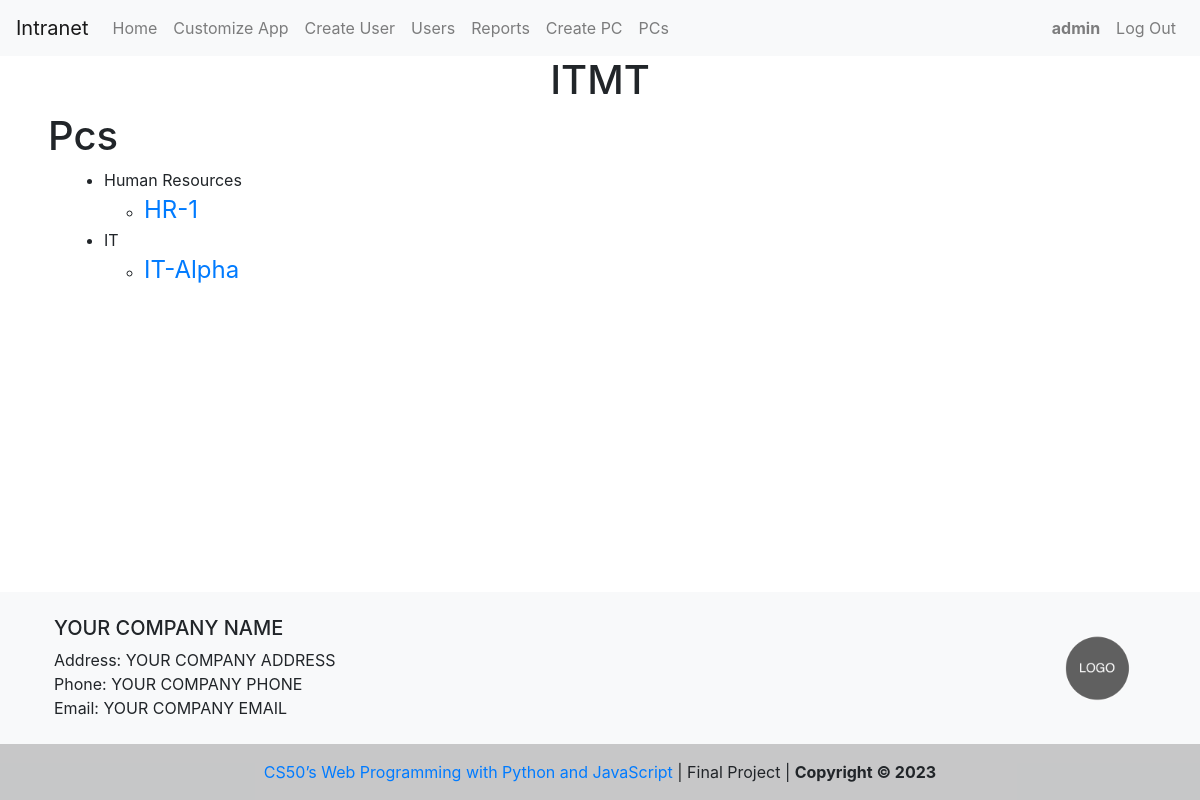
/pcs (signed in), run on an earlier commit of the app's database.
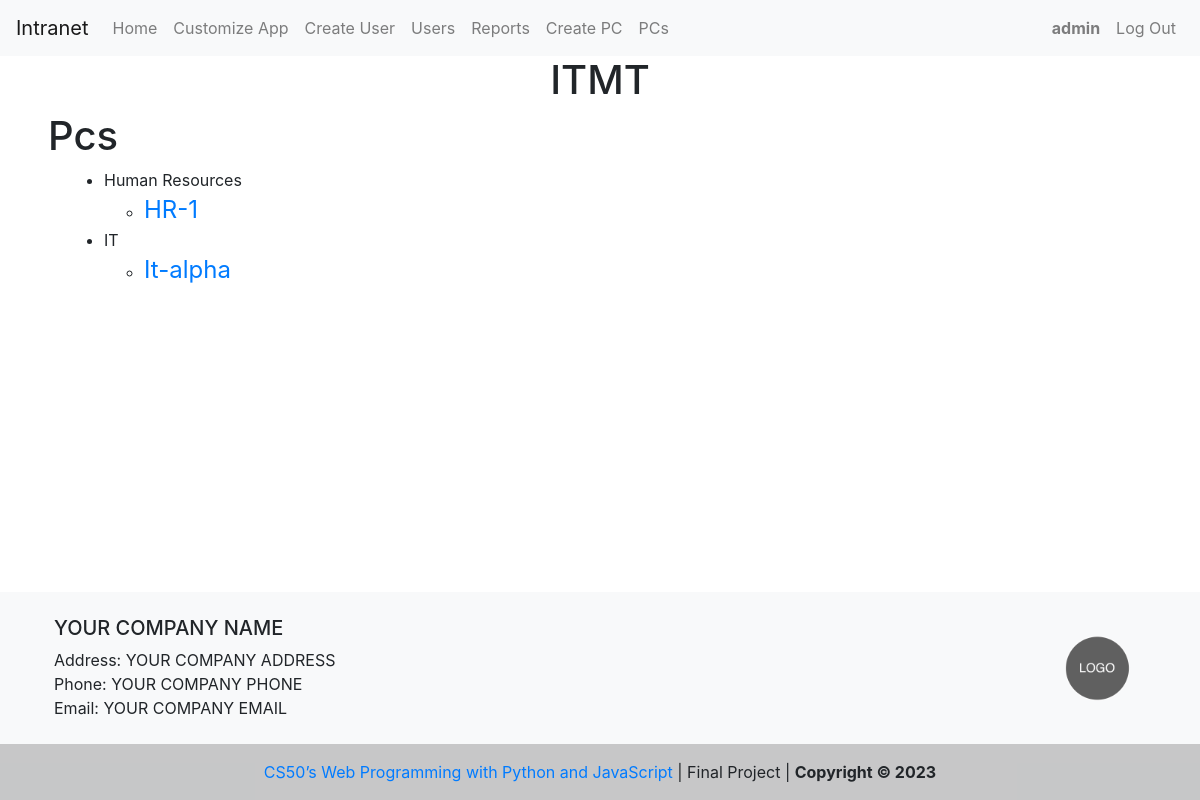
And on a later commit of the database.
### capstone/models.py (models this page shows)
class Computer(models.Model):
    created_at = models.DateTimeField(auto_now_add=True)
    responsible = models.CharField(max_length=255, default="")
    department = models.CharField(max_length=255)
    seal_number = models.CharField(max_length=255, unique=True)
    computer_name = models.CharField(max_length=255, unique=True)
    inventory_number_pc = models.CharField(max_length=255)
    motherboard_brand = models.CharField(max_length=255)
    motherboard_model = models.CharField(max_length=255)
    motherboard_serial_number = models.CharField(max_length=255, unique=True)
    hard_disk_brand = models.CharField(max_length=255)
    hard_disk_model = models.CharField(max_length=255)
    hard_disk_serial_number = models.CharField(max_length=255, unique=True)
    ram_memory_brand = models.CharField(max_length=255)
    ram_memory_model = models.CharField(max_length=255)
    ram_memory_serial_number = models.CharField(max_length=255, unique=True)
    microprocessor_brand = models.CharField(max_length=255)
    microprocessor_model = models.CharField(max_length=255)
    microprocessor_serial_number = models.CharField(max_length=255, unique=True)
    psu_internal_brand = models.CharField(max_length=255)
    psu_internal_model = models.CharField(max_length=255)
    psu_internal_serial_number = models.CharField(max_length=255, unique=True)
    cd_dvd_reader_brand = models.CharField(max_length=255)
    cd_dvd_reader_model = models.CharField(max_length=255)
    cd_dvd_reader_serial_number = models.CharField(max_length=255, unique=True)
    monitor_brand = models.CharField(max_length=255)
    monitor_model = models.CharField(max_length=255)
    monitor_serial_number = models.CharField(max_length=255, unique=True)
    monitor_inventory_number = models.CharField(max_length=255)
    keyboard_brand = models.CharField(max_length=255)
    keyboard_model = models.CharField(max_length=255)
    keyboard_serial_number = models.CharField(max_length=255, unique=True)
    keyboard_inventory_number = models.CharField(max_length=255)
    mouse_brand = models.CharField(max_length=255)
    mouse_model = models.CharField(max_length=255)
    mouse_serial_number = models.CharField(max_length=255, unique=True)
    mouse_inventory_number = models.CharField(max_length=255)
    speakers_brand = models.CharField(max_length=255)
    speakers_model = models.CharField(max_length=255)
    speakers_serial_number = models.CharField(max_length=255, unique=True)
    speakers_inventory_number = models.CharField(max_length=255)
    printer_brand = models.CharField(max_length=255)
    printer_model = models.CharField(max_length=255)
    printer_serial_number = models.CharField(max_length=255, unique=True)
    printer_inventory_number = models.CharField(max_length=255)
    psu_external_brand = models.CharField(max_length=255)
    psu_external_model = models.CharField(max_length=255)
    psu_external_serial_number = models.CharField(max_length=255, unique=True)
    psu_external_inventory_number = models.CharField(max_length=255)

### capstone/views.py (the view)
# urls.py: path("pcs", views.pcs, name="pcs"),
@login_required
def pcs(request):
    pcs = Computer.objects.all().order_by(Lower("department"), Lower("computer_name"))
    departments = set(pc.department for pc in pcs)
    pcs_by_department = {department: [] for department in departments}
    for pc in pcs:
        pcs_by_department[pc.department].append(pc)
    return render(
        request, "capstone/pcs.html", {"pcs_by_department": pcs_by_department}
    )

### capstone/context_processors.py (called while the page is built)
def footer_processor(request):
    footer = Footer.objects.first()
    return {
        "company_name": footer.company_name,
        "company_address": footer.company_address,
        "company_phone": footer.company_phone,
        "company_email": footer.company_email,
        "company_avatar": footer.company_avatar,
    }

### capstone/templates/capstone/pcs.html
{% extends "capstone/layout.html" %}
{% block body %}
{% if user.is_authenticated %}
{% if user.username == 'admin' %}
<div class="ml-5 mr-5">
    <h1>Pcs</h1>
    <ul class="ml-3">
      {% for department, pcs in pcs_by_department.items %}
        <li>{{ department }}</li>
        <ul>
          {% for pc in pcs %}
            <li>
              <a class=' text-decoration-none fs-24' href="{% url 'pc_profile' pc.computer_name %}">
                {{ pc.computer_name }}
              </a>
            </li>
          {% endfor %}
        </ul>
      {% endfor %}
    </ul>
  </div>
{% endif %}
{% endif %}
{% endblock %}

What changed in the data, as far as the page shows it:
changed Computer "IT": computer_name "IT-Alpha" → "It-alpha"
